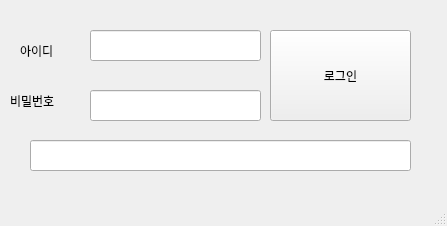
<?xml version="1.0" encoding="UTF-8"?>
<ui version="4.0">
 <class>MainWindow</class>
 <widget class="QMainWindow" name="MainWindow">
  <property name="geometry">
   <rect>
    <x>0</x>
    <y>0</y>
    <width>447</width>
    <height>226</height>
   </rect>
  </property>
  <property name="windowTitle">
   <string>출결상황체크</string>
  </property>
  <widget class="QWidget" name="centralwidget">
   <widget class="QPushButton" name="pushButton">
    <property name="geometry">
     <rect>
      <x>270</x>
      <y>30</y>
      <width>141</width>
      <height>91</height>
     </rect>
    </property>
    <property name="text">
     <string>로그인</string>
    </property>
   </widget>
   <widget class="QLabel" name="label">
    <property name="geometry">
     <rect>
      <x>20</x>
      <y>30</y>
      <width>91</width>
      <height>41</height>
     </rect>
    </property>
    <property name="text">
     <string>아이디</string>
    </property>
   </widget>
   <widget class="QLabel" name="label_2">
    <property name="geometry">
     <rect>
      <x>10</x>
      <y>80</y>
      <width>71</width>
      <height>41</height>
     </rect>
    </property>
    <property name="text">
     <string>비밀번호</string>
    </property>
   </widget>
   <widget class="QLineEdit" name="id">
    <property name="geometry">
     <rect>
      <x>90</x>
      <y>30</y>
      <width>171</width>
      <height>31</height>
     </rect>
    </property>
   </widget>
   <widget class="QLineEdit" name="pw">
    <property name="geometry">
     <rect>
      <x>90</x>
      <y>90</y>
      <width>171</width>
      <height>31</height>
     </rect>
    </property>
   </widget>
   <widget class="QLineEdit" name="info">
    <property name="geometry">
     <rect>
      <x>30</x>
      <y>140</y>
      <width>381</width>
      <height>31</height>
     </rect>
    </property>
   </widget>
  </widget>
  <widget class="QMenuBar" name="menubar">
   <property name="geometry">
    <rect>
     <x>0</x>
     <y>0</y>
     <width>447</width>
     <height>26</height>
    </rect>
   </property>
  </widget>
  <widget class="QStatusBar" name="statusbar"/>
 </widget>
 <resources/>
 <connections/>
</ui>
